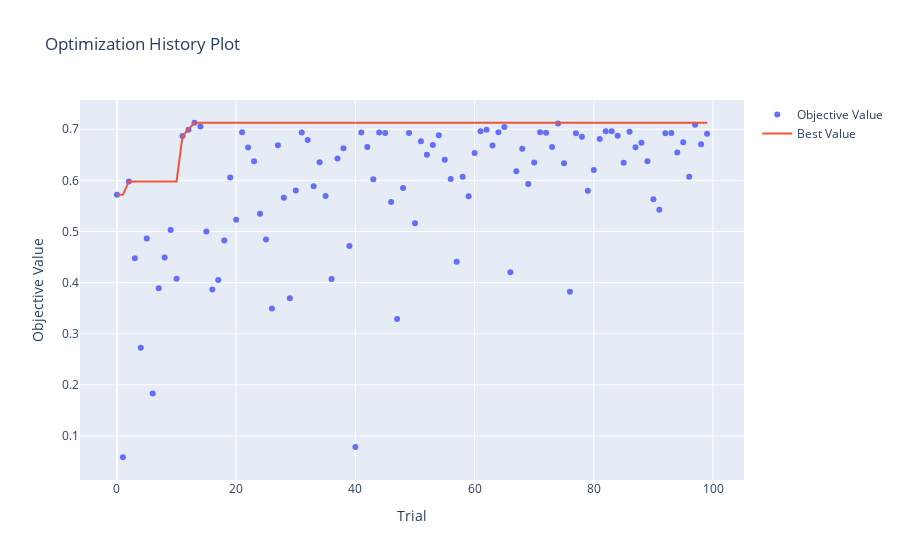

This figure's notebook cell:
### Code cell
%%time
def objective(trial):
    # Number of trees in random forest
    n_estimators = trial.suggest_int(name="n_estimators", low=100, high=1000)

    # Number of features to consider at every split
    max_features = trial.suggest_int(name="max_features", low=1, high=10)

    # Maximum number of levels in tree
    max_depth = trial.suggest_int(name="max_depth", low=10, high=100)

    # Minimum number of samples required to split a node
    min_samples_split = trial.suggest_int(name="min_samples_split", low=2, high=32)

    # Minimum number of samples required at each leaf node
    min_samples_leaf = trial.suggest_int(name="min_samples_leaf", low=1, high=32)
    
    model = ExtraTreesClassifier(n_estimators = n_estimators, criterion = 'log_loss', max_depth =  max_depth,
                                    min_samples_split =  min_samples_split, min_samples_leaf =  min_samples_leaf,
                                    max_features =  max_features, random_state =  42, n_jobs =  -1)
    
    score = cross_val_score(model, X_train, y_train, scoring = 'f1_macro', cv = skf, n_jobs = -1)
    
    return score.mean() 

optuna.logging.set_verbosity(optuna.logging.WARNING)

sampler = TPESampler(seed=42)
study = optuna.create_study(study_name="random_forest", direction="maximize", sampler=sampler)
study.optimize(objective, n_trials=100, show_progress_bar=True)

print("Number of finished trials: ", len(study.trials))
print("Best trial:")
trial = study.best_trial
print("  Value: ", trial.value)
print("  Params: ")
for key, value in trial.params.items():
    print(f"    {key}: {value}")
    
optuna.visualization.plot_optimization_history(study)

### Figure 1 — Plotly figure (JSON) as saved in the notebook; plotly's stock layout.template omitted (floating-point values rounded to 4 significant figures)
{"data": [{"mode": "markers", "name": "Objective Value", "type": "scatter", "x": [0, 1, 2, 3, 4, 5, 6, 7, 8, 9, 10, 11, 12, 13, 14, 15, 16, 17, 18, 19, 20, 21, 22, 23, 24, 25, 26, 27, 28, 29, 30, 31, 32, 33, 34, 35, 36, 37, 38, 39, 40, 41, 42, 43, 44, 45, 46, 47, 48, 49, 50, 51, 52, 53, 54, 55, 56, 57, 58, 59, 60, 61, 62, 63, 64, 65, 66, 67, 68, 69, 70, 71, 72, 73, 74, 75, 76, 77, 78, 79, 80, 81, 82, 83, 84, 85, 86, 87, 88, 89, 90, 91, 92, 93, 94, 95, 96, 97, 98, 99], "y": [0.5717, 0.05862, 0.5979, 0.4479, 0.2725, 0.486, 0.1832, 0.389, 0.4492, 0.5028, 0.4076, 0.6866, 0.6991, 0.7126, 0.7054, 0.4999, 0.3867, 0.4052, 0.4823, 0.6054, 0.5231, 0.6942, 0.6639, 0.6371, 0.5349, 0.4845, 0.3496, 0.6687, 0.566, 0.3694, 0.5803, 0.6933, 0.679, 0.5885, 0.6352, 0.5695, 0.4072, 0.6429, 0.6628, 0.4715, 0.07871, 0.6933, 0.6654, 0.6022, 0.6936, 0.6923, 0.5576, 0.3288, 0.5849, 0.6926, 0.5163, 0.6765, 0.6501, 0.6691, 0.6879, 0.6402, 0.6024, 0.4409, 0.607, 0.569, 0.6535, 0.6959, 0.6991, 0.6682, 0.6941, 0.704, 0.4202, 0.6176, 0.6619, 0.5928, 0.6348, 0.6941, 0.693, 0.6651, 0.7112, 0.6332, 0.3822, 0.6921, 0.6853, 0.5798, 0.6202, 0.6808, 0.6959, 0.6959, 0.687, 0.6345, 0.6951, 0.6646, 0.6735, 0.6374, 0.563, 0.5423, 0.6923, 0.6924, 0.6545, 0.6743, 0.6072, 0.7085, 0.6703, 0.6911]}, {"mode": "lines", "name": "Best Value", "type": "scatter", "x": [0, 1, 2, 3, 4, 5, 6, 7, 8, 9, 10, 11, 12, 13, 14, 15, 16, 17, 18, 19, 20, 21, 22, 23, 24, 25, 26, 27, 28, 29, 30, 31, 32, 33, 34, 35, 36, 37, 38, 39, 40, 41, 42, 43, 44, 45, 46, 47, 48, 49, 50, 51, 52, 53, 54, 55, 56, 57, 58, 59, 60, 61, 62, 63, 64, 65, 66, 67, 68, 69, 70, 71, 72, 73, 74, 75, 76, 77, 78, 79, 80, 81, 82, 83, 84, 85, 86, 87, 88, 89, 90, 91, 92, 93, 94, 95, 96, 97, 98, 99], "y": [0.5717, 0.5717, 0.5979, 0.5979, 0.5979, 0.5979, 0.5979, 0.5979, 0.5979, 0.5979, 0.5979, 0.6866, 0.6991, 0.7126, 0.7126, 0.7126, 0.7126, 0.7126, 0.7126, 0.7126, 0.7126, 0.7126, 0.7126, 0.7126, 0.7126, 0.7126, 0.7126, 0.7126, 0.7126, 0.7126, 0.7126, 0.7126, 0.7126, 0.7126, 0.7126, 0.7126, 0.7126, 0.7126, 0.7126, 0.7126, 0.7126, 0.7126, 0.7126, 0.7126, 0.7126, 0.7126, 0.7126, 0.7126, 0.7126, 0.7126, 0.7126, 0.7126, 0.7126, 0.7126, 0.7126, 0.7126, 0.7126, 0.7126, 0.7126, 0.7126, 0.7126, 0.7126, 0.7126, 0.7126, 0.7126, 0.7126, 0.7126, 0.7126, 0.7126, 0.7126, 0.7126, 0.7126, 0.7126, 0.7126, 0.7126, 0.7126, 0.7126, 0.7126, 0.7126, 0.7126, 0.7126, 0.7126, 0.7126, 0.7126, 0.7126, 0.7126, 0.7126, 0.7126, 0.7126, 0.7126, 0.7126, 0.7126, 0.7126, 0.7126, 0.7126, 0.7126, 0.7126, 0.7126, 0.7126, 0.7126]}, {"marker": {"color": "#cccccc"}, "mode": "markers", "name": "Infeasible Trial", "showlegend": false, "type": "scatter", "x": [], "y": []}], "layout": {"title": {"text": "Optimization History Plot"}, "xaxis": {"title": {"text": "Trial"}}, "yaxis": {"title": {"text": "Objective Value"}}}}
